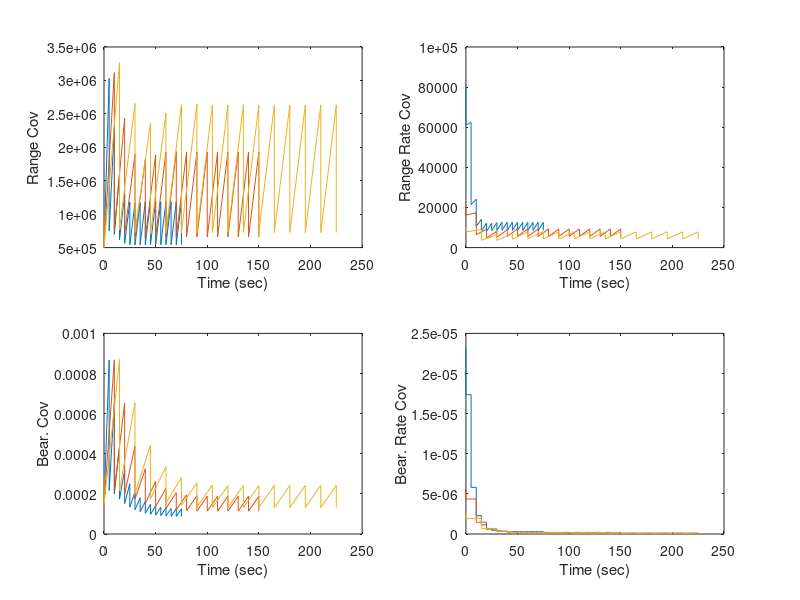
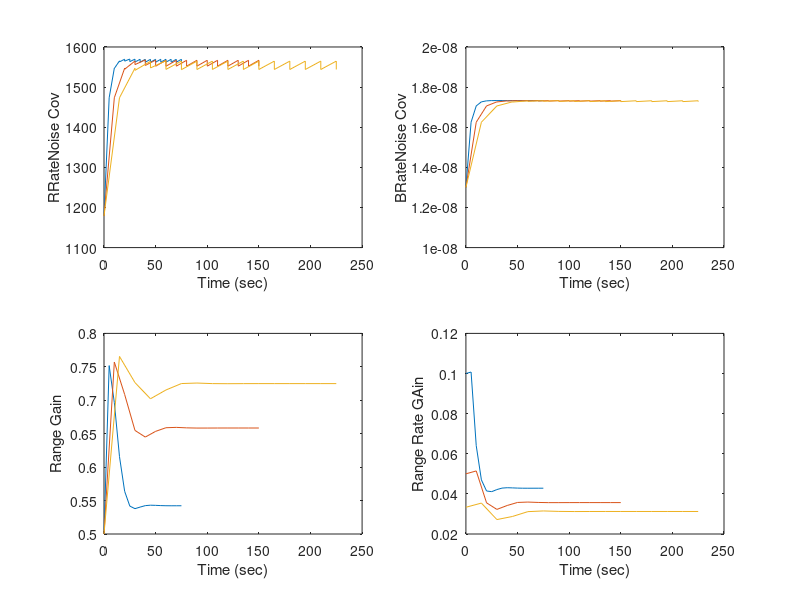
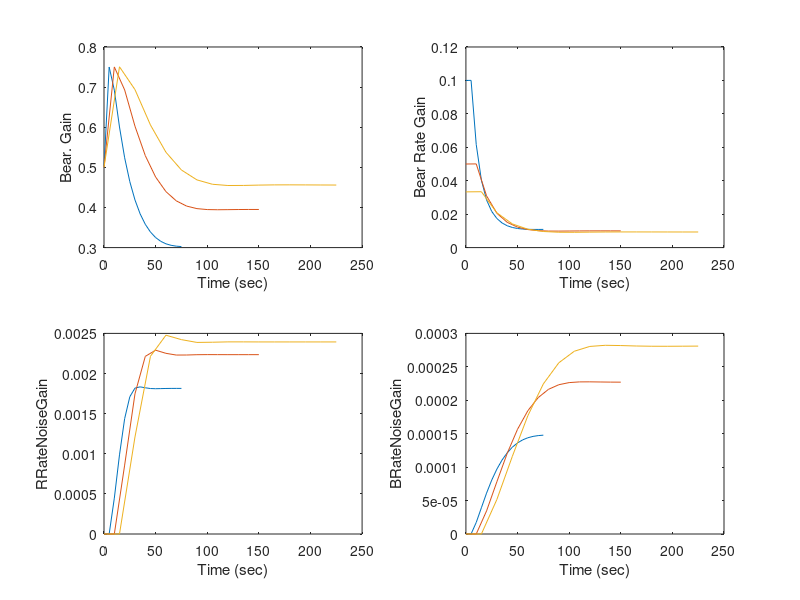

These figures' MATLAB source, in order:
%
% Example 5.8
%
close all;
clear all;
clf;
disp('Covariance analysis of radar tracking problem,');
disp('given as Example 5.8 in');
disp('M. S. Grewal and A. P. Andrews,');
disp('Kalman Filtering: Theory and Practice Using MATLAB');
disp('4th Edition, Wiley, 2014.');
disp(' ');
disp('Plots histories of six mean squared state');
disp('uncertainties and six magnitudes of Kalman gains');
disp('for intersample intervals of 5, 10 and 15 seconds.');
disp(' ');
disp('Six state variables:');
disp('  1. Range to object being tracked.');
disp('  2. Range rate of object being tracked.');
disp('  3. Object range maneuvering noise (pseudo state).');
disp('  4. Bearing to object being tracked.');
disp('  5. Bearing rate of object being tracked.');
disp('  6. Object bearing maneuvering noise (pseudo state).');
disp('Pseudo states are used for modeling correlated noise.');
%
sigma1sq = (103/3)^2;
sigma2sq = 1.3E-8;
sigmarsq = (1000)^2;
sigmatsq = (.017)^2;
rho      = 0.5;
%
% State Transition matrix (the part not depending on T)
%
Phi      = eye(6);
Phi(2,3) = 1;
Phi(5,6) = 1;
Phi(3,3) = rho;
Phi(6,6) = rho;
Q        = zeros(6);
Q(3,3)   = sigma1sq;
Q(6,6)   = sigma2sq;
R        = zeros(2);
R(1,1)   = sigmarsq;
R(2,2)   = sigmatsq;
H        = zeros(2,6);
H(1,1)   = 1;
H(2,4)   = 1;
%
% arrays for saving data to be plotted
%
t        = zeros(3,32); % time (for 3 plots)
rcov     = zeros(3,32); % Range covariance
rrcov    = zeros(3,32); % Range Rate covariance
bcov     = zeros(3,32); % Bearing covariance
brcov    = zeros(3,32); % Bearing Rate covariance
rrncov   = zeros(3,32); % Range Rate Noise covariance
brncov   = zeros(3,32); % Bearing Rate Noise covariance
rkg      = zeros(3,32); % Range Kalman gain
rrkg     = zeros(3,32); % Range Rate Kalman gain
bkg      = zeros(3,32); % Bearing Kalman gain
brkg     = zeros(3,32); % Bearing Rate Kalman gain
rrnkg    = zeros(3,32); % Range Rate Noise Kalman gain
brnkg    = zeros(3,32); % Bearing Rate Noise Kalman gain
N=0;
   for T = 5:5:15,
   N=N+1;
   disp(['Simulating tracking at ',num2str(T),' second intervals.']);
   Phi(1,2) = T;
   Phi(4,5) = T;
   P        = zeros(6);
   P(1,1)   = sigmarsq;
   P(1,2)   = sigmarsq/T;
   P(2,1)   = P(1,2);
   P(2,2)   = 2*sigmarsq/T^2 + sigma1sq;
   P(3,3)   = sigma1sq;
   P(4,4)   = sigmatsq;
   P(4,5)   = sigmatsq/T;
   P(5,4)   = P(4,5);
   P(5,5)   = 2*sigmatsq/T^2 + sigma2sq;
   P(6,6)   = sigma2sq;
      for cycle=0:15,
%
% Save a priori values
%
      prior      = 2*cycle+1;
      t(N,prior) = T*cycle;
      K          = P*H'/(H*P*H'+R);
      rcov(N,prior)   = P(1,1); % Range covariance
      rrcov(N,prior)  = P(2,2); % Range Rate covariance
      bcov(N,prior)   = P(4,4); % Bearing covariance
      brcov(N,prior)  = P(5,5); % Bearing Rate covariance
      rrncov(N,prior) = P(3,3); % Range Rate Noise covariance
      brncov(N,prior) = P(6,6); % Bearing Rate Noise covariance
      rkg(N,prior)    = sqrt(K(1,1)^2+K(1,2)^2); % Range Kalman gain
      rrkg(N,prior)   = sqrt(K(2,1)^2+K(2,2)^2); % Range Rate Kalman gain
      bkg(N,prior)    = sqrt(K(4,1)^2+K(4,2)^2); % Bearing Kalman gain
      brkg(N,prior)   = sqrt(K(5,1)^2+K(5,2)^2); % Bearing Rate Kalman gain
      rrnkg(N,prior)  = sqrt(K(3,1)^2+K(3,2)^2); % Range Rate Noise Kalman gain
      brnkg(N,prior)  = sqrt(K(6,1)^2+K(6,2)^2); % Bearing Rate Noise Kalman gain
%
% Save a posteriori values
%
      P         = P - K*H*P;
      P         = .5*(P+P');
      post      = prior + 1;
      t(N,post) = T*cycle;
      rcov(N,post)   = P(1,1); % Range covariance
      rrcov(N,post)  = P(2,2); % Range Rate covariance
      bcov(N,post)   = P(4,4); % Bearing covariance
      brcov(N,post)  = P(5,5); % Bearing Rate covariance
      rrncov(N,post) = P(3,3); % Range Rate Noise covariance
      brncov(N,post) = P(6,6); % Bearing Rate Noise covariance
      rkg(N,post)    = sqrt(K(1,1)^2+K(1,2)^2); % Range Kalman gain
      rrkg(N,post)   = sqrt(K(2,1)^2+K(2,2)^2); % Range Rate Kalman gain
      bkg(N,post)    = sqrt(K(4,1)^2+K(4,2)^2); % Bearing Kalman gain
      brkg(N,post)   = sqrt(K(5,1)^2+K(5,2)^2); % Bearing Rate Kalman gain
      rrnkg(N,post)  = sqrt(K(3,1)^2+K(3,2)^2); % Range Rate Noise Kalman gain
      brnkg(N,post)  = sqrt(K(6,1)^2+K(6,2)^2); % Bearing Rate Noise Kalman gain
      P              = Phi*P*Phi' + Q;
      end;
   end;
%figure;
subplot(2,2,1),plot(t(1,:),rcov(1,:),t(2,:),rcov(2,:),t(3,:),rcov(3,:));xlabel('Time (sec)');ylabel('Range Cov');
subplot(2,2,2),plot(t(1,:),rrcov(1,:),t(2,:),rrcov(2,:),t(3,:),rrcov(3,:));xlabel('Time (sec)');ylabel('Range Rate Cov');
subplot(2,2,3),plot(t(1,:),bcov(1,:),t(2,:),bcov(2,:),t(3,:),bcov(3,:));xlabel('Time (sec)');ylabel('Bear. Cov');
subplot(2,2,4),plot(t(1,:),brcov(1,:),t(2,:),brcov(2,:),t(3,:),brcov(3,:));xlabel('Time (sec)');ylabel('Bear. Rate Cov');
disp('Figure 5.10');
disp('Press <ENTER> for more plots.');
pause
figure;
subplot(2,2,1),plot(t(1,:),rrncov(1,:),t(2,:),rrncov(2,:),t(3,:),rrncov(3,:));xlabel('Time (sec)');ylabel('RRateNoise Cov');
subplot(2,2,2),plot(t(1,:),brncov(1,:),t(2,:),brncov(2,:),t(3,:),brncov(3,:));xlabel('Time (sec)');ylabel('BRateNoise Cov');
subplot(2,2,3),plot(t(1,:),rkg(1,:),t(2,:),rkg(2,:),t(3,:),rkg(3,:));xlabel('Time (sec)');ylabel('Range Gain');
subplot(2,2,4),plot(t(1,:),rrkg(1,:),t(2,:),rrkg(2,:),t(3,:),rrkg(3,:));xlabel('Time (sec)');ylabel('Range Rate GAin');
disp('Figure 5.11');
disp('Press <ENTER> for more plots.');
pause
figure;
subplot(2,2,1),plot(t(1,:),bkg(1,:),t(2,:),bkg(2,:),t(3,:),bkg(3,:));xlabel('Time (sec)');ylabel('Bear. Gain');
subplot(2,2,2),plot(t(1,:),brkg(1,:),t(2,:),brkg(2,:),t(3,:),brkg(3,:));xlabel('Time (sec)');ylabel('Bear Rate Gain');
subplot(2,2,3),plot(t(1,:),rrnkg(1,:),t(2,:),rrnkg(2,:),t(3,:),rrnkg(3,:));xlabel('Time (sec)');ylabel('RRateNoiseGain');
subplot(2,2,4),plot(t(1,:),brnkg(1,:),t(2,:),brnkg(2,:),t(3,:),brnkg(3,:));xlabel('Time (sec)');ylabel('BRateNoiseGain');
disp('Figure 5.12');
disp('DONE');